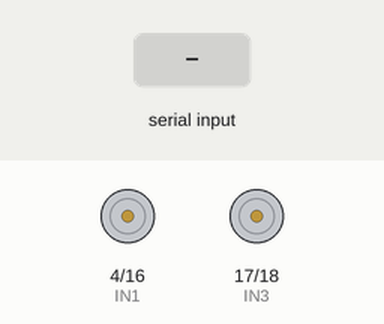
Simulated run of this sketch. Board: ESP32. Parts: motor-driver pin pairs drawn as motors (green arrow = first pin HIGH = forward, orange = second pin HIGH = backward, longer = more drive). The inputs (shaded band) are chosen by the test bench. Nothing arrives over Bluetooth unless stated.

Above: at 1.2 s.
1.3 s: "1" received over the second serial link
At 1.9 s:
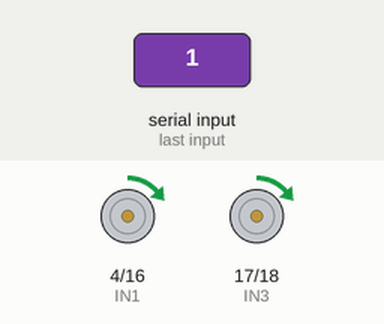
2.8 s: "0" received over the second serial link
At 4.2 s:
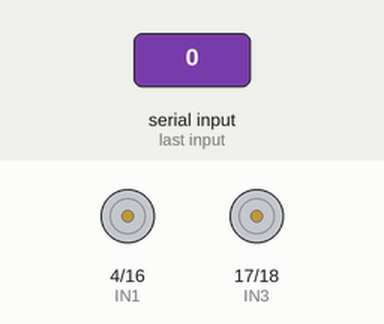
Timing chart, 0 to 5.8 s (numbered marks = the images above; inputs shaded):
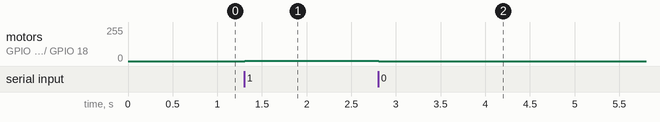

Measured:
- after the input at 1.3 s, motor on GPIO 4 (IN1) / GPIO 16 (IN2), motor on GPIO 17 (IN3) / GPIO 18 (IN4): stopped → forward 1/255 at once
- after the input at 2.8 s, motor on GPIO 4 (IN1) / GPIO 16 (IN2), motor on GPIO 17 (IN3) / GPIO 18 (IN4): forward 1/255 → stopped at once

The sketch:

AnalogWrite_motor.ino
```cpp
//引脚模拟量直接输出PWM控制电机，串口读输入改变PWM

#include "BluetoothSerial.h" //蓝牙串口文件
#include <Wire.h> // Wire串口传输


#define IN1 4
#define IN2 16
#define IN3 17
#define IN4 18

int PWM=0;

/////////////// 蓝牙设参START //////////////////////////////////
const char *pin = "254163"; //将其更改为更安全的PIN
String device_name = "ESP32_Car";
BluetoothSerial SerialBT; //实例化蓝牙对象
/////////////// 蓝牙设参END //////////////////////////////////


//电机控制函数
void motor(int left_EN, int right_EN){
  //左轮，analogWrite默认分辨率为8，也就是0~255的模拟信号输出
  if( left_EN == 0 ){ analogWrite(IN1, 0); analogWrite(IN2, 0); } //停转
  else if( left_EN < -255 ) { left_EN = -255; analogWrite(IN1, 0); analogWrite(IN2, 0-left_EN); } //反转
  else if( left_EN > 0 ){ if( left_EN >255 ){ left_EN = 255;} analogWrite(IN1, left_EN); analogWrite(IN2, 0); } //正转
  //右轮
  if( right_EN == 0 ){ analogWrite(IN3, 0); analogWrite(IN4, 0); } //停转
  else if( right_EN < -255 ) { right_EN = -255; analogWrite(IN3, 0); analogWrite(IN4, 0-right_EN); } //反转
  else if( right_EN > 0 ){ if( right_EN >255 ){ right_EN = 255;} analogWrite(IN3, right_EN); analogWrite(IN4, 0); } //正转
}

//串口函数
void BLE_debug(){
  if( SerialBT.available() > 0 ){
    delay(5);
    char DATA = SerialBT.read(); //串口读数据
    switch (DATA){
      case '1': PWM++; SerialBT.printf("PWM:%d\n", PWM); break;
      case '0': PWM--; SerialBT.printf("PWM:%d\n", PWM); break;
    }
  }
}


void setup() {
/////////////// 蓝牙初始化START //////////////////////////////////
  SerialBT.begin( device_name ); //蓝牙设备名设定
  // Serial.printf( "设备 \"%s\" 已启动.\n 现已可进行蓝牙配对！\n", device_name.c_str() );
/////////////// 蓝牙初始化END //////////////////////////////////
  motor(0, 0); //启动时马达停止
  delay(10);
}

void loop() {
  BLE_debug(); //串口输入‘1’增加PWM值，‘0’减PWM值
  motor(PWM, PWM);

}
```
